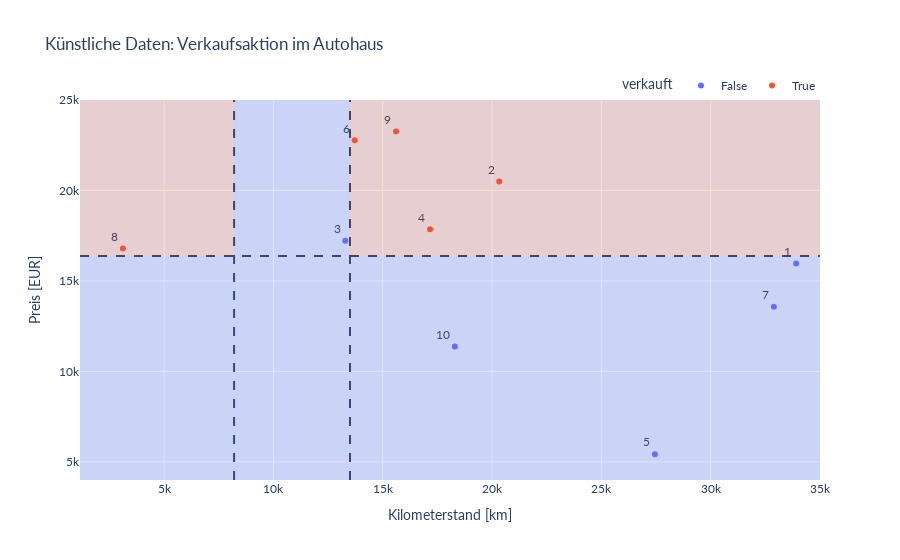

Notebook source saved alongside this figure:
### Code cell
fig = px.scatter(daten, x = 'Kilometerstand [km]', y = 'Preis [EUR]', color='verkauft',
                 title='Künstliche Daten: Verkaufsaktion im Autohaus', 
                 text=daten.index + 1)
fig.update_traces(textposition='top left')
fig.update_layout(font_family='Lato', xaxis_range=[xmin, xmax], yaxis_range=[ymin, ymax],
                  legend=dict(orientation="h", yanchor="bottom", y=1, xanchor="right", x=1)
                  )

fig.add_hline(y=decision_line01, line_width=2, line_dash='dash')
fig.add_vline(x=decision_line02, line_width=2, line_dash='dash')
fig.add_vline(x=decision_line03, line_width=2, line_dash='dash')
fig.add_hrect(y0=ymin, y1=decision_line01, line_width=0, fillcolor='#636EFA', opacity=0.2)
fig.add_shape(type="rect", x0=decision_line02, y0=decision_line01, x1=xmax, y1=ymax, 
              line_width=0, fillcolor='#EF553B', opacity=0.2)
fig.add_shape(type="rect", x0=decision_line03, y0=decision_line01, x1=decision_line02, y1=ymax, 
              line_width=0, fillcolor='#636EFA', opacity=0.2)
fig.add_shape(type="rect", x0=xmin, y0=decision_line01, x1=decision_line03, y1=ymax, 
              line_width=0, fillcolor='#EF553B', opacity=0.2)
if SAVE_IMAGES:
    fig.write_image('pics/decisiontree_scatterplot_decision03.svg', format='svg', width=400, height=450)
fig.show()

### Figure 1 — Plotly figure (JSON) as saved in the notebook; plotly's stock layout.template omitted (floating-point values rounded to 4 significant figures)
{"data": [{"hovertemplate": "verkauft=False<br>Kilometerstand [km]=%{x}<br>Preis [EUR]=%{y}<br>text=%{text}<extra></extra>", "legendgroup": "False", "marker": {"color": "#636efa", "symbol": "circle"}, "mode": "markers+text", "name": "False", "orientation": "v", "showlegend": true, "text": [1, 3, 5, 7, 10], "textposition": "top left", "type": "scatter", "x": [33908, 13285, 27449, 32889, 18295], "xaxis": "x", "y": [15960, 17227, 5428, 13581, 11382], "yaxis": "y"}, {"hovertemplate": "verkauft=True<br>Kilometerstand [km]=%{x}<br>Preis [EUR]=%{y}<br>text=%{text}<extra></extra>", "legendgroup": "True", "marker": {"color": "#EF553B", "symbol": "circle"}, "mode": "markers+text", "name": "True", "orientation": "v", "showlegend": true, "text": [2, 4, 6, 8, 9], "textposition": "top left", "type": "scatter", "x": [20328, 17162, 13715, 3111, 15607], "xaxis": "x", "y": [20495, 17851, 22772, 16793, 23253], "yaxis": "y"}], "layout": {"font": {"family": "Lato"}, "legend": {"orientation": "h", "title": {"text": "verkauft"}, "tracegroupgap": 0, "x": 1, "xanchor": "right", "y": 1, "yanchor": "bottom"}, "shapes": [{"line": {"dash": "dash", "width": 2}, "type": "line", "x0": 0, "x1": 1, "xref": "x domain", "y0": 16380.0, "y1": 16380.0, "yref": "y"}, {"line": {"dash": "dash", "width": 2}, "type": "line", "x0": 13500, "x1": 13500, "xref": "x", "y0": 0, "y1": 1, "yref": "y domain"}, {"line": {"dash": "dash", "width": 2}, "type": "line", "x0": 8198, "x1": 8198, "xref": "x", "y0": 0, "y1": 1, "yref": "y domain"}, {"fillcolor": "#636EFA", "line": {"width": 0}, "opacity": 0.2, "type": "rect", "x0": 0, "x1": 1, "xref": "x domain", "y0": 4000, "y1": 16380.0, "yref": "y"}, {"fillcolor": "#EF553B", "line": {"width": 0}, "opacity": 0.2, "type": "rect", "x0": 13500, "x1": 35000, "y0": 16380.0, "y1": 25000}, {"fillcolor": "#636EFA", "line": {"width": 0}, "opacity": 0.2, "type": "rect", "x0": 8198, "x1": 13500, "y0": 16380.0, "y1": 25000}, {"fillcolor": "#EF553B", "line": {"width": 0}, "opacity": 0.2, "type": "rect", "x0": 1150, "x1": 8198, "y0": 16380.0, "y1": 25000}], "title": {"text": "Künstliche Daten: Verkaufsaktion im Autohaus"}, "xaxis": {"anchor": "y", "domain": [0, 1], "range": [1150, 35000], "title": {"text": "Kilometerstand [km]"}}, "yaxis": {"anchor": "x", "domain": [0, 1], "range": [4000, 25000], "title": {"text": "Preis [EUR]"}}}}
